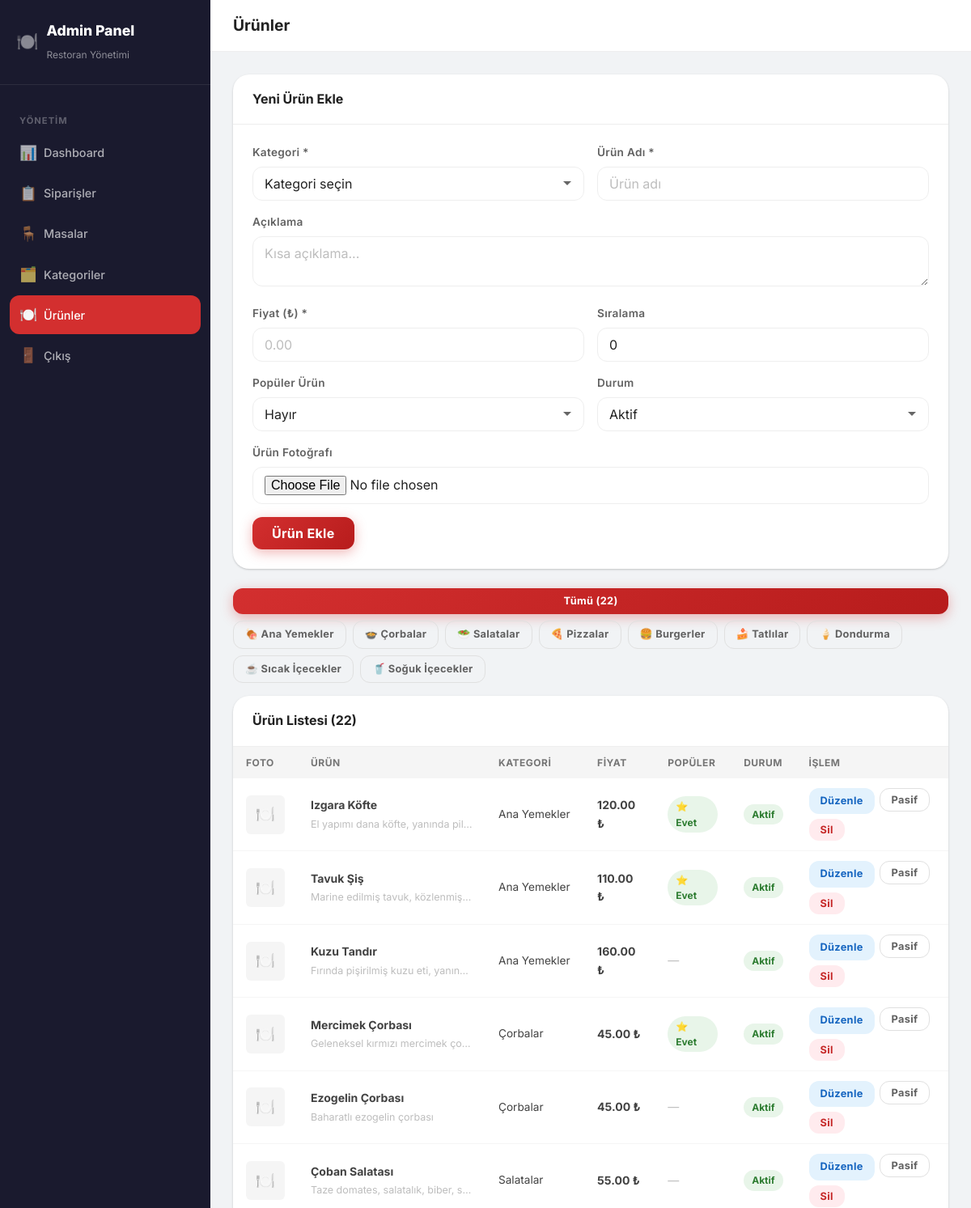
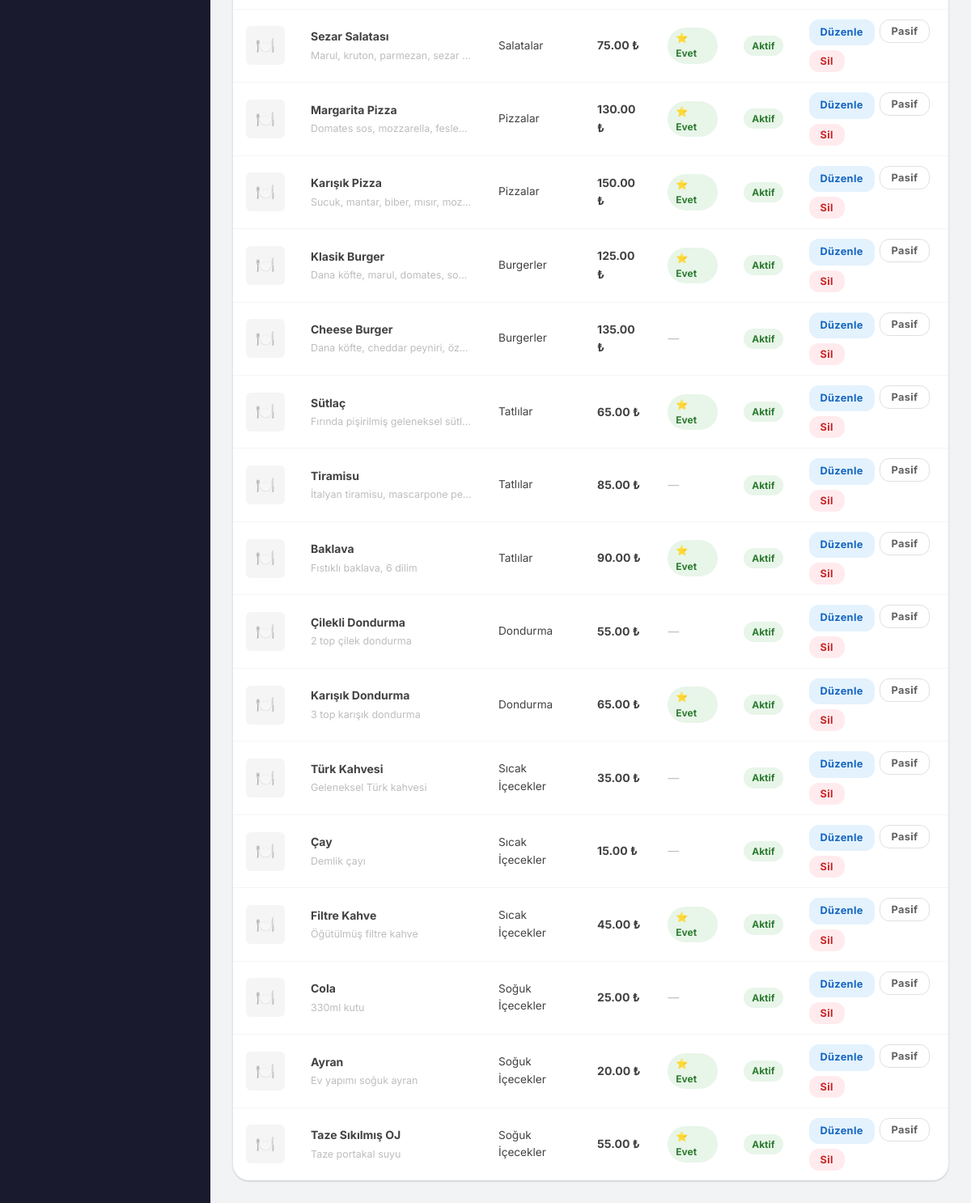
Screenshot of /admin/products.php (signed in) with the database file from the repository (2 pictures, top to bottom).
### tables this page shows
CREATE TABLE IF NOT EXISTS categories (
    id INT AUTO_INCREMENT PRIMARY KEY,
    name VARCHAR(100) NOT NULL,
    icon VARCHAR(50) DEFAULT '🍽️',
    sort_order INT DEFAULT 0,
    is_active TINYINT(1) DEFAULT 1,
    created_at TIMESTAMP DEFAULT CURRENT_TIMESTAMP
);

CREATE TABLE IF NOT EXISTS products (
    id INT AUTO_INCREMENT PRIMARY KEY,
    category_id INT NOT NULL,
    name VARCHAR(150) NOT NULL,
    description TEXT,
    price DECIMAL(10,2) NOT NULL,
    image VARCHAR(255) DEFAULT NULL,
    is_popular TINYINT(1) DEFAULT 0,
    is_active TINYINT(1) DEFAULT 1,
    sort_order INT DEFAULT 0,
    created_at TIMESTAMP DEFAULT CURRENT_TIMESTAMP,
    FOREIGN KEY (category_id) REFERENCES categories(id) ON DELETE CASCADE
);

### includes/config.php (called while the page is built, shortened)
<?php
function db() {
    static $pdo = null;
    if ($pdo === null) {
        try {
            $pdo = new PDO(
                'mysql:host=' . DB_HOST . ';dbname=' . DB_NAME . ';charset=utf8mb4',
                DB_USER,
                DB_PASS,
                [
                    PDO::ATTR_ERRMODE => PDO::ERRMODE_EXCEPTION,
                    PDO::ATTR_DEFAULT_FETCH_MODE => PDO::FETCH_ASSOC,
                    PDO::ATTR_EMULATE_PREPARES => false,
                ]
            );
        } catch (PDOException $e) {
            die(json_encode(['error' => 'Database connection failed: ' . $e->getMessage()]));
        }
    }
    return $pdo;
}
function sanitize($str) {
    return htmlspecialchars(trim($str), ENT_QUOTES, 'UTF-8');
}

### admin/products.php (the view, shortened to what this page needs)
<?php
require_once 'includes/auth.php';
$cats = db()->query('SELECT * FROM categories WHERE is_active = 1 ORDER BY sort_order ASC')->fetchAll();
$filter_cat = (int)($_GET['cat'] ?? 0);
if ($filter_cat) {
    $stmt = db()->prepare('SELECT p.*, c.name as cat_name FROM products p JOIN categories c ON c.id = p.category_id WHERE p.category_id = ? ORDER BY p.sort_order ASC, p.id ASC');
    $stmt->execute([$filter_cat]);
    $products = $stmt->fetchAll();
} else {
    $products = db()->query('SELECT p.*, c.name as cat_name FROM products p JOIN categories c ON c.id = p.category_id ORDER BY c.sort_order ASC, p.sort_order ASC, p.id ASC')->fetchAll();
}
$edit_prod = null;
?>
<!DOCTYPE html>
<html lang="tr">
<head>
  <link rel="stylesheet" href="../assets/css/style.css">
</head>
<body class="admin-body">
<div style="display:flex">
  <aside class="admin-sidebar" id="admin-sidebar">
    <div class="admin-sidebar-header">
      <div style="display:flex;align-items:center;gap:10px">
        <span style="font-size:22px">🍽️</span>
        <div><h2>Admin Panel</h2><span>Restoran Yönetimi</span></div>
      </div>
    </div>
  </aside>
  <main class="admin-main">
    <div class="admin-topbar">
      <div style="display:flex;align-items:center;gap:12px">
        <h1>Ürünler</h1>
      </div>
    </div>
    <div class="admin-content">
      <div class="admin-card" style="margin-bottom:24px">
        <div class="admin-card-header">
          <h2><?= $edit_prod ? 'Ürün Düzenle' : 'Yeni Ürün Ekle' ?></h2>
        </div>
        <div class="admin-card-body">
          <form method="POST" enctype="multipart/form-data" class="admin-form">
            <div class="form-row">
              <div class="form-group">
                <label>Kategori *</label>
                <select name="category_id" class="form-control" required>
                  <option value="">Kategori seçin</option>
                </select>
              </div>
              <div class="form-group">
                <label>Ürün Adı *</label>
                <input type="text" name="name" class="form-control" placeholder="Ürün adı" value="<?= sanitize($edit_prod['name'] ?? '') ?>" required>
              </div>
            </div>
            <div class="form-group">
              <label>Açıklama</label>
              <textarea name="description" class="form-control" rows="2" placeholder="Kısa açıklama..."><?= sanitize($edit_prod['description'] ?? '') ?></textarea>
            </div>
            <div class="form-row">
              <div class="form-group">
                <label>Fiyat (₺) *</label>
                <input type="text" name="price" class="form-control" placeholder="0.00" value="<?= $edit_prod ? number_format($edit_prod['price'], 2, '.', '') : '' ?>" required>
              </div>
              <div class="form-group">
                <label>Sıralama</label>
                <input type="number" name="sort_order" class="form-control" value="<?= (int)($edit_prod['sort_order'] ?? 0) ?>" min="0">
              </div>
            </div>
            <div class="form-row">
              <div class="form-group">
                <label>Popüler Ürün</label>
                <select name="is_popular" class="form-control">
                  <option value="0" <?= (($edit_prod['is_popular'] ?? 0) == 0 ? 'selected' : '') ?>>Hayır</option>
                </select>
              </div>
              <div class="form-group">
                <label>Durum</label>
                <select name="is_active" class="form-control">
                  <option value="1" <?= (($edit_prod['is_active'] ?? 1) == 1 ? 'selected' : '') ?>>Aktif</option>
                </select>
              </div>
            </div>
            <div class="form-group">
              <label>Ürün Fotoğrafı <?= $edit_prod ? '(değiştirmek için seçin)' : '' ?></label>
              <input type="file" name="image" class="form-control" accept="image/*">
            </div>
            <button type="submit" class="btn btn-primary" style="width:auto;padding:10px 24px">
              <?= $edit_prod ? 'Güncelle' : 'Ürün Ekle' ?>
            </button>
          </form>
        </div>
      </div>
      <div style="display:flex;gap:8px;margin-bottom:16px;flex-wrap:wrap">
        <a href="products.php" class="btn btn-sm <?= !$filter_cat ? 'btn-primary' : 'btn-outline' ?>">Tümü (<?= count($products) ?>)</a>
        <?php foreach ($cats as $c): ?>
        <a href="?cat=<?= $c['id'] ?>" class="btn btn-sm <?= $filter_cat == $c['id'] ? 'btn-primary' : 'btn-outline' ?>"><?= sanitize($c['icon']) ?> <?= sanitize($c['name']) ?></a>
        <?php endforeach; ?>
      </div>
      <div class="admin-card">
        <div class="admin-card-header"><h2>Ürün Listesi (<?= count($products) ?>)</h2></div>
        <div style="overflow-x:auto">
          <table class="data-table">
            <thead>
              <tr><th>Foto</th><th>Ürün</th><th>Kategori</th><th>Fiyat</th><th>Popüler</th><th>Durum</th><th>İşlem</th></tr>
            </thead>
            <tbody>
              <?php foreach ($products as $p): ?>
              <tr>
                <td>
                  <?php if ($p['image']): ?>
                  <img src="../assets/img/<?= sanitize($p['image']) ?>" style="width:48px;height:48px;object-fit:cover;border-radius:6px">
                  <?php else: ?>
                  <div style="width:48px;height:48px;background:var(--gray-100);border-radius:6px;display:flex;align-items:center;justify-content:center;font-size:1.2rem">🍽️</div>
                  <?php endif; ?>
                </td>
                <td>
                  <strong><?= sanitize($p['name']) ?></strong>
                  <?php if ($p['description']): ?>
                  <div style="font-size:0.78rem;color:var(--gray-400);margin-top:2px;max-width:200px;white-space:nowrap;overflow:hidden;text-overflow:ellipsis"><?= sanitize($p['description']) ?></div>
                  <?php endif; ?>
                </td>
                <td style="font-size:0.85rem"><?= sanitize($p['cat_name']) ?></td>
                <td><strong><?= number_format($p['price'], 2) ?> ₺</strong></td>
                <td><?= $p['is_popular'] ? '<span class="badge badge-ready">⭐ Evet</span>' : '<span style="color:var(--gray-400)">—</span>' ?></td>
                <td><span class="badge <?= $p['is_active'] ? 'badge-ready' : 'badge-completed' ?>"><?= $p['is_active'] ? 'Aktif' : 'Pasif' ?></span></td>
                <td>
                  <div class="action-btns">
                    <a href="?edit=<?= $p['id'] ?>" class="btn btn-sm btn-info">Düzenle</a>
                    <form method="POST" style="display:inline">
                      <button type="submit" class="btn btn-sm btn-outline"><?= $p['is_active'] ? 'Pasif' : 'Aktif' ?></button>
                    </form>
                    <form method="POST" style="display:inline" onsubmit="return confirm('Bu ürünü silmek istediğinizden emin misiniz?')">
                      <button type="submit" class="btn btn-sm btn-danger">Sil</button>
                    </form>
                  </div>
                </td>
              </tr>
              <?php endforeach; ?>
            </tbody>
          </table>
        </div>
      </div>
    </div>
  </main>
</div>
</body>
</html>

### rows the page displays
categories: icon "🍖", name "Ana Yemekler"
categories: icon "🍲", name "Çorbalar"
categories: icon "🥗", name "Salatalar"
categories: icon "🍕", name "Pizzalar"
categories: icon "🍔", name "Burgerler"
categories: icon "🍰", name "Tatlılar"
categories: icon "🍦", name "Dondurma"
categories: icon "☕", name "Sıcak İçecekler"
categories: icon "🥤", name "Soğuk İçecekler"
products: name "Izgara Köfte", description "El yapımı dana köfte, yanında pil…", category.name "Ana Yemekler", price "120.00", is_popular "⭐ Evet", is_active "Aktif"
products: name "Tavuk Şiş", description "Marine edilmiş tavuk, közlenmiş…", category.name "Ana Yemekler", price "110.00", is_popular "⭐ Evet", is_active "Aktif"
products: name "Kuzu Tandır", description "Fırında pişirilmiş kuzu eti, yanın…", category.name "Ana Yemekler", price "160.00", is_active "Aktif"
products: name "Mercimek Çorbası", description "Geleneksel kırmızı mercimek ço…", category.name "Çorbalar", price "45.00", is_popular "⭐ Evet", is_active "Aktif"
products: name "Ezogelin Çorbası", description "Baharatlı ezogelin çorbası", category.name "Çorbalar", price "45.00", is_active "Aktif"
products: name "Çoban Salatası", description "Taze domates, salatalık, biber, s…", category.name "Salatalar", price "55.00", is_active "Aktif"
products: name "Sezar Salatası", description "Marul, kruton, parmezan, sezar…", category.name "Salatalar", price "75.00", is_popular "⭐ Evet", is_active "Aktif"
products: name "Margarita Pizza", description "Domates sos, mozzarella, fesle…", category.name "Pizzalar", price "130.00", is_popular "⭐ Evet", is_active "Aktif"
products: name "Karışık Pizza", description "Sucuk, mantar, biber, mısır, moz…", category.name "Pizzalar", price "150.00", is_popular "⭐ Evet", is_active "Aktif"
products: name "Klasik Burger", description "Dana köfte, marul, domates, so…", category.name "Burgerler", price "125.00", is_popular "⭐ Evet", is_active "Aktif"
products: name "Cheese Burger", description "Dana köfte, cheddar peyniri, öz…", category.name "Burgerler", price "135.00", is_active "Aktif"
products: name "Sütlaç", description "Fırında pişirilmiş geleneksel sütlaç", category.name "Tatlılar", price "65.00", is_popular "⭐ Evet", is_active "Aktif"
products: name "Tiramisu", description "İtalyan tiramisu, mascarpone pe…", category.name "Tatlılar", price "85.00", is_active "Aktif"
products: name "Baklava", description "Fıstıklı baklava, 6 dilim", category.name "Tatlılar", price "90.00", is_popular "⭐ Evet", is_active "Aktif"
products: name "Çilekli Dondurma", description "2 top çilek dondurma", category.name "Dondurma", price "55.00", is_active "Aktif"
products: name "Karışık Dondurma", description "3 top karışık dondurma", category.name "Dondurma", price "65.00", is_popular "⭐ Evet", is_active "Aktif"
products: name "Türk Kahvesi", description "Geleneksel Türk kahvesi", category.name "Sıcak İçecekler", price "35.00", is_active "Aktif"
products: name "Çay", description "Demlik çayı", category.name "Sıcak İçecekler", price "15.00", is_active "Aktif"
products: name "Filtre Kahve", description "Öğütülmüş filtre kahve", category.name "Sıcak İçecekler", price "45.00", is_popular "⭐ Evet", is_active "Aktif"
products: name "Cola", description "330ml kutu", category.name "Soğuk İçecekler", price "25.00", is_active "Aktif"
products: name "Ayran", description "Ev yapımı soğuk ayran", category.name "Soğuk İçecekler", price "20.00", is_popular "⭐ Evet", is_active "Aktif"
products: name "Taze Sıkılmış OJ", description "Taze portakal suyu", category.name "Soğuk İçecekler", price "55.00", is_popular "⭐ Evet", is_active "Aktif"

### other values shown
$item['icon'] "📊"
$item['label'] "Dashboard"
$item['icon'] "📋"
$item['label'] "Siparişler"
$item['icon'] "🪑"
$item['label'] "Masalar"
$item['icon'] "🗂️"
$item['label'] "Kategoriler"
$item['icon'] "🍽️"
$item['label'] "Ürünler"
$item['icon'] "🚪"
$item['label'] "Çıkış"
count($products) "22"
